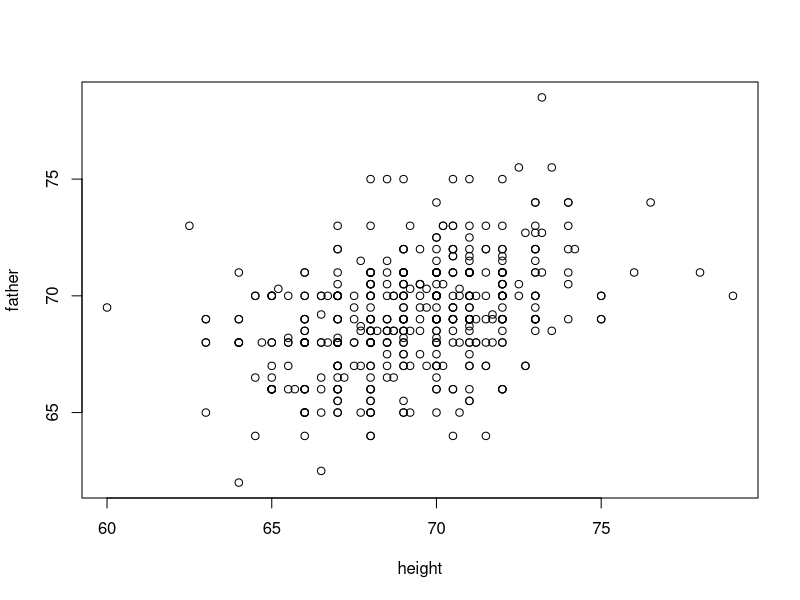

Write R code to recreate this figure. (Note: this script raises an error after producing the figure.)
## ---- chunk 1
## Data from  https://github.com/thomas-haslwanter/statsintro_python/blob/master/ISP/Code_Quantlets/08_TestsMeanValues/anovaOneway/galton.csv
tab<-read.csv("data/galton.csv")
head(tab)
## ---- chunk 2
tab_son = tab[tab$sex=="M", ]
head(tab_son)
plot(father~height, data=tab_son)
## ---- chunk 3
model = lm(father.son)
summary(model)
